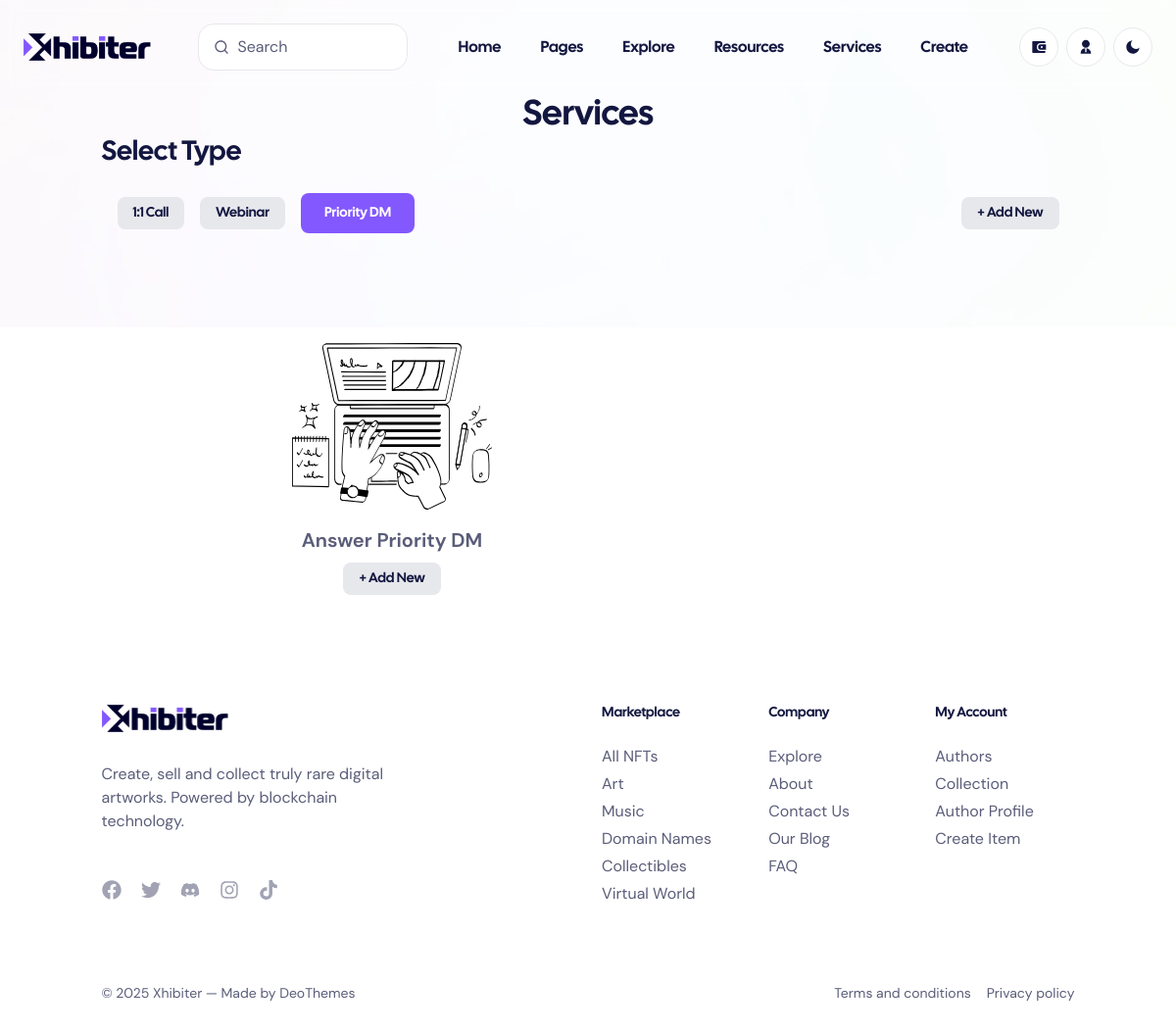
The page /service/priorityDM/ (signed in) on the database as committed earlier.
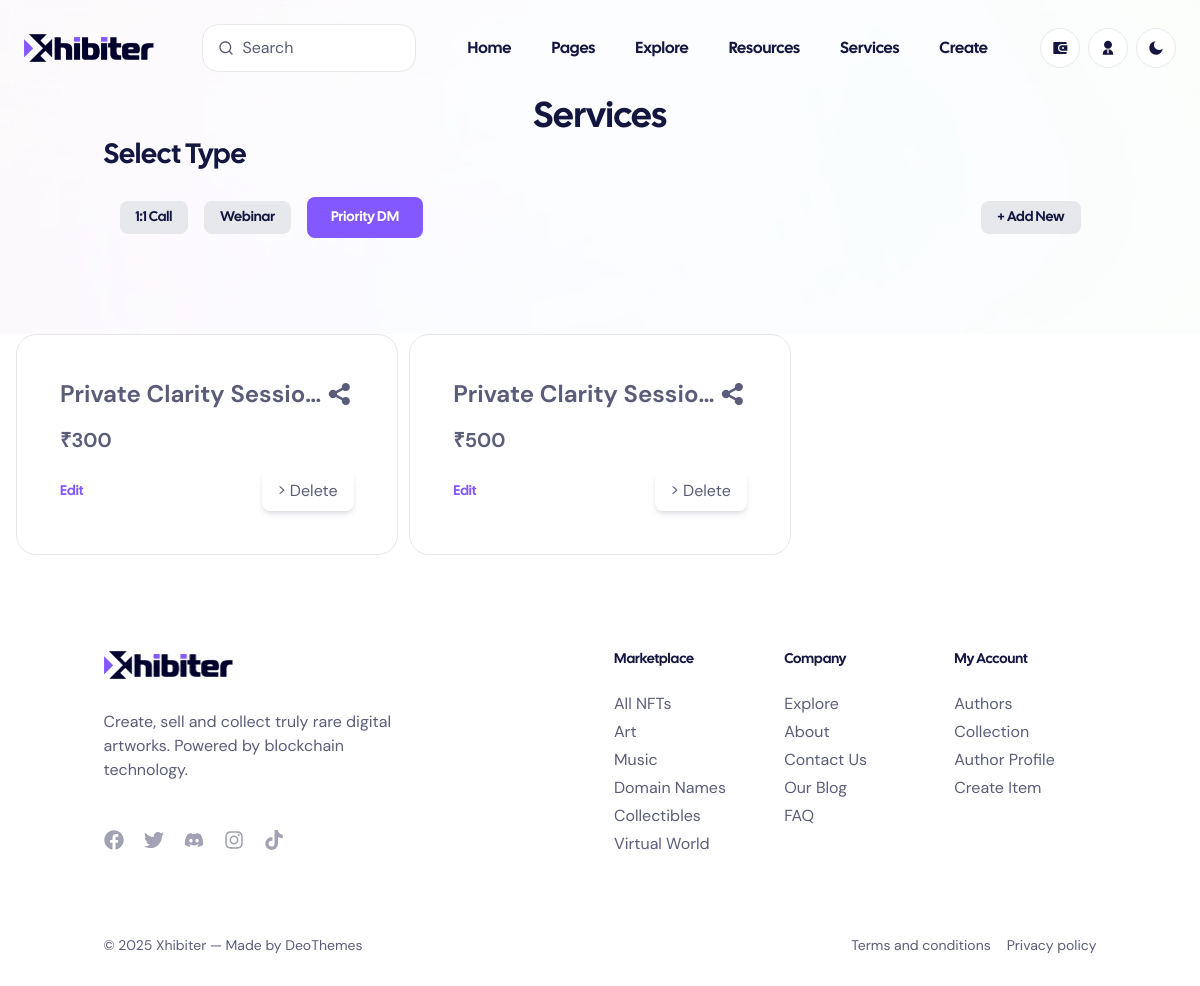
The same page on the database as committed later.
### myapp/models.py (models this page shows, shortened)
class ServicePriorityDmForm(models.Model):
    creator = models.ForeignKey(UserProfile, on_delete=models.CASCADE)
    slug = models.SlugField(unique=True, blank=True)
    title = models.CharField(max_length=255,null=True,blank=True)
    description = models.TextField(null=True,blank=True,default="")
    amount = models.CharField(max_length=7,null=True,blank=True)
    created_at = models.DateTimeField(auto_now_add=True)
    def get_absolute_url(self):
        return reverse('item', kwargs={'slug': self.slug})

### myapp/views.py (the view)
# urls.py: path('service/priorityDM/',views.priorityDM,name="service/priorityDM"),
def priorityDM(request):
  creatorpriorityDmdetails = []
  try:
        profile = UserProfile.objects.get(id=request.user.id)
  except UserProfile.DoesNotExist:
        raise Http404("Page not found.")
  if not profile.is_creator:
        raise Http404("Page not found.")
  creatorprioritydmsessiondetails =  ServicePriorityDmForm.objects.filter(creator = request.user.id)
  for creator in creatorprioritydmsessiondetails:
    creatorpriorityDmdetails.append(creator)
  return render(request, 'priorityDM.html',{'creatorpriorityDmdetails':creatorpriorityDmdetails})

### myapp/templatetags/utils.py (called while the page is built)
@register.simple_tag(takes_context=True)
def get_domain(context):
    request = context['request']
    return f"{request.scheme}://{request.get_host()}"

### templates/priorityDM.html (shortened to what the changed rows need)
{% extends 'base.html' %}
{% load static %}
{% load utils %}
{% block content %}
    <main>
      <section class="relative py-24">
       <div class="container">
        <h1 class="text-center font-display text-4xl font-medium text-jacarta-700 dark:text-white">
            Services
          </h1>
          <p class=" font-display text-2xl font-medium text-jacarta-700 dark:text-white">Select Type</p><br>
      </section>
      {% if creatorpriorityDmdetails %}
      <div class="grid grid-cols-1 sm:grid-cols-2 md:grid-cols-3 px-4 dark:text-white" style="gap:1%">
        {% for creator in creatorpriorityDmdetails %}
          <div  id ="session-{{ creator.id }}" class="block rounded-2.5xl border border-jacarta-100 bg-white p-[1.1875rem] transition-shadow hover:shadow-lg dark:border-jacarta-700 dark:bg-jacarta-700 h-full flex flex-col">
            <div class="p-6 flex-grow flex flex-col">
              <div class="flex justify-between items-center mb-4 ">
                <h1 class="text-xl font-semibold truncate" title="one to one">{{ creator.title }}</h1>
                <div class="flex items-center gap-2 text-gray-500">
                  {% get_domain as domain %}
                  <button data-tippy-content="Share session" onclick="shareSession('{{ creator.title }}', '{{ domain  }}{{ creator.get_absolute_url }}')" >
                </button>
                </div>
              </div>
              <div class="text-gray-600 text-lg mb-4 flex-grow">
                <span class="text-gray-900 font-semibold">₹{{ creator.amount }}</span>
              </div>
              <div class="flex justify-between mt-auto">
                <button
                class="font-display text-sm font-semibold text-accent"
                data-bs-toggle="modal"
                data-bs-target="#editPrioritydmModal"
              onclick="editPriorityDmSession({{ creator.id }},'{{ creator.title}}','{{ creator.description}}','{{ creator.amount}}')" >
                Edit
              </button>
                <button class="bg-red-500 text-black px-4 py-2 rounded-lg shadow-md hover:bg-red-600 transition" onclick="deletepriorityDmSession({{ creator.id }})">>
                  Delete
                </button>
              </div>
            </div>
          </div>
        {% endfor %}
    </div>
      {% else %}
      <div class="w-full md:w-2/3 p-4 flex flex-col items-center text-center">
        <img
            alt="Empty State"
            loading="lazy"
            width="204"
            height="20"
            class="h-auto"
            src="{% static 'img/priority_dm.svg' %}"
            style="color: transparent;"
        />
        <div class="flex flex-col space-y-2 mt-4">
            <h5 class="text-lg font-semibold text-gray-800 dark:text-white">Answer Priority DM</h5>
            <div class="flex justify-center gap-6 mt-4">
                <a href="{% url 'create-service' %}?type=Priority_DM" class="px-4 py-2 rounded-lg bg-jacarta-100 font-display text-sm font-semibold text-jacarta-700 transition-colors hover:border-transparent hover:bg-accent hover:text-white dark:bg-jacarta-700 dark:text-white dark:hover:bg-accent inline-block">
                    + Add New
                </a>
            </div>
        </div>
        {% endif %}
    </div>
    </main>
    {% endblock %}

Rows that differ between the two databases and show on the page:
added ServicePriorityDmForm: title "Private Clarity Sessio…", amount "300"
added ServicePriorityDmForm: title "Private Clarity Sessio…", amount "500"
Other text that changed with them:
text no longer shown: "Answer Priority DM + Add New"
